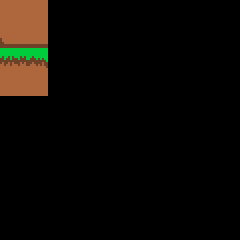

This is a level from a 2D game, rendered from its Tiled map with the project's own tilesets. A one-line summary and the map file follow, with tile-layer data summarised:
An orthogonal 5x5 tile map with 48x48 px tiles, 13 tile layers (regions_input, input_Solid, inputnot_Solid, inputnot_Solid, ...).

<map version="1.0" orientation="orthogonal" width="5" height="5" tilewidth="48" tileheight="48">
 <tileset firstgid="1" name="tiles-1" tilewidth="48" tileheight="48">
  <image source="tiles-1.png" width="528" height="288" />
 </tileset>
 <layer name="regions_input" width="5" height="5">
  <data>[25 cells, 2 non-empty, 1 distinct tile ids]</data>
 </layer>
 <layer name="input_Solid" width="5" height="5">
  <data>[25 cells, 1 non-empty, 1 distinct tile ids]</data>
 </layer>
 <layer name="inputnot_Solid" width="5" height="5">
  <data>[25 cells, 1 non-empty, 1 distinct tile ids]</data>
 </layer>
 <layer name="inputnot_Solid" width="5" height="5">
  <data>[25 cells, 1 non-empty, 1 distinct tile ids]</data>
 </layer>
 <layer name="inputnot_Solid" width="5" height="5">
  <data>[25 cells, 1 non-empty, 1 distinct tile ids]</data>
 </layer>
 <layer name="inputnot_Solid" width="5" height="5">
  <data>[25 cells, 1 non-empty, 1 distinct tile ids]</data>
 </layer>
 <layer name="inputnot_Solid" width="5" height="5">
  <data>[25 cells, 1 non-empty, 1 distinct tile ids]</data>
 </layer>
 <layer name="inputnot_Solid" width="5" height="5">
  <data>[25 cells, 1 non-empty, 1 distinct tile ids]</data>
 </layer>
 <layer name="inputnot_Solid" width="5" height="5">
  <data>[25 cells, 1 non-empty, 1 distinct tile ids]</data>
 </layer>
 <layer name="regions_output" width="5" height="5">
  <data>[25 cells, 1 non-empty, 1 distinct tile ids]</data>
 </layer>
 <layer name="output3_Solid" width="5" height="5">
  <data>[25 cells, 1 non-empty, 1 distinct tile ids]</data>
 </layer>
 <layer name="output2_Solid" width="5" height="5">
  <data>[25 cells, 1 non-empty, 1 distinct tile ids]</data>
 </layer>
 <layer name="output1_Solid" width="5" height="5">
  <data>[25 cells, 1 non-empty, 1 distinct tile ids]</data>
 </layer>
</map>
